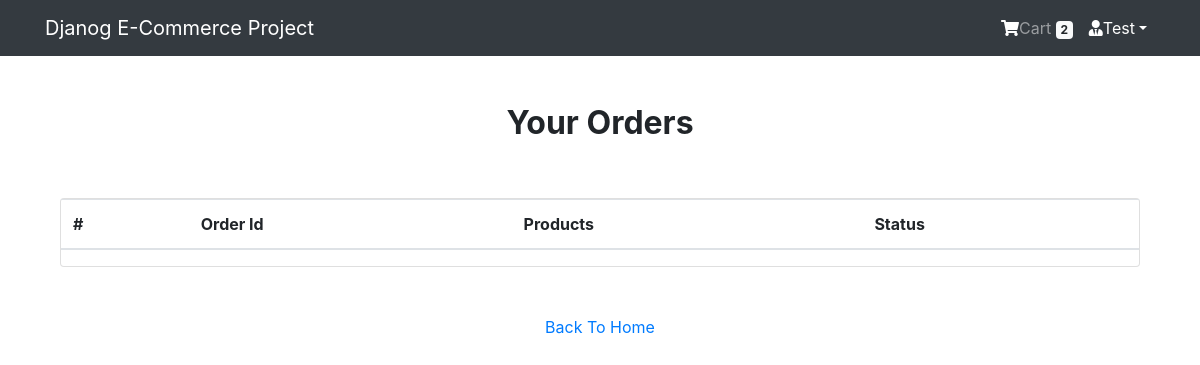
Page /payment/orders/ (signed in) on the earlier database version.
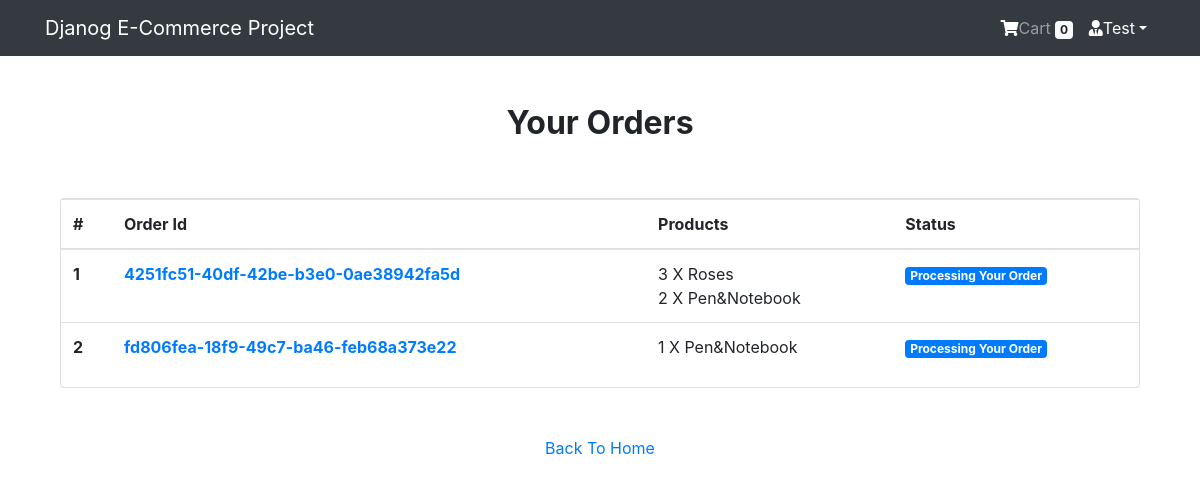
Same page on the later database version.
### App_Login/models.py (models this page shows, shortened)
class User(AbstractBaseUser, PermissionsMixin):
    email = models.EmailField(unique=True, null=False)
    is_staff = models.BooleanField(
        ugettext_lazy('staff status'),
        default=False,
        help_text=ugettext_lazy(
            'Designates whether the user can log in this site')
    )
    is_active = models.BooleanField(
        ugettext_lazy('active'),
        default=True,
        help_text=ugettext_lazy(
            'Designates whether this user should be treated as active. Unselect this instead of deleting accounts')
    )
    USERNAME_FIELD = 'email'
    objects = MyUserManager()

class Profile(models.Model):
    user = models.OneToOneField(
        User, on_delete=models.CASCADE, related_name='profile')
    username = models.CharField(max_length=264, blank=True)
    full_name = models.CharField(max_length=264, blank=True)
    address_1 = models.TextField(max_length=300, blank=True)
    city = models.CharField(max_length=40, blank=True)
    zipcode = models.CharField(max_length=10, blank=True)
    country = models.CharField(max_length=50, blank=True)
    phone = models.CharField(max_length=20, blank=True)
    date_joined = models.DateTimeField(auto_now_add=True)

### App_Order/models.py (models this page shows, shortened)
class Order(models.Model):
    orderitems = models.ManyToManyField(Cart)
    user = models.ForeignKey(settings.AUTH_USER_MODEL, on_delete=models.CASCADE)
    ordered = models.BooleanField(default=False)
    created = models.DateTimeField(auto_now_add=True)
    paymentId = models.CharField(max_length=264, blank=True, null=True)
    orderId = models.CharField(max_length=200, blank=True, null=True)

class Cart(models.Model):
    user = models.ForeignKey(settings.AUTH_USER_MODEL, on_delete=models.CASCADE, related_name='cart')
    item = models.ForeignKey(Product, on_delete=models.CASCADE, related_name='cart')
    quantity = models.IntegerField(default=1)
    purchased = models.BooleanField(default=False)
    created = models.DateTimeField(auto_now_add=True)
    updated = models.DateTimeField(auto_now=True)
    def __str__(self):
        return f'{self.quantity} X {self.item}'

### App_Shop/models.py (models this page shows)
class Product(models.Model):
    mainimage = models.ImageField(upload_to='Products')
    name = models.CharField(max_length=264)
    category = models.ForeignKey(Category, on_delete=models.CASCADE, related_name='category')
    preview_text = models.TextField(max_length=200, verbose_name='Preview Text')
    detail_text = models.TextField(max_length=1000, verbose_name='Description')
    price = models.FloatField()
    old_price = models.FloatField(default=0.0)
    created = models.DateTimeField(auto_now_add=True)
    def __str__(self):
        return self.name
    class Meta:
        ordering = ['-created',]

### App_Payment/views.py (the view)
# urls.py: path('orders/', views.order_view, name='orders'),
@login_required
def order_view(request):
    try:
        orders = Order.objects.filter(user=request.user, ordered=True)
        context = {'orders':orders}
    except:
        messages.warning(request, "You do not have an active order.")
        return redirect("App_Shop:home")
    return render(request,'App_Payment/order.html',context=context)

### App_Order/templatetags/cart_tag.py (called while the page is built)
@register.filter
def cart_total(user):
    order = Order.objects.filter(user=user, ordered=False)
    if order.exists():
        return order[0].orderitems.count()
    else:
        return 0

### templates/App_Payment/order.html
{%extends 'base.html' %}
{% block body_block %}
<div class="container mt-5">
  <h2 class="text-center"><strong>Your Orders</strong></h2>
  <div class="row">
    <div class="col-md-12">
      <div class="card mt-5" style="height:auto">
        <div class="table-responsive">
          <table class='table'>
            <thead>
              <tr>
                <th scope='col'>#</th>
                <th scope='col'>Order Id</th>
                <th scope='col'>Products</th>
                <th scope='col'>Status</th>
              </tr>
            </thead>
            <tbody>
              {% for order in orders %}
              <tr>
                <th scope="row">{{forloop.counter}}</th>
                <th><a href="#">{{order.orderId}}</a></th>
                <td>
                  {% for item in order.orderitems.all %}
                  {{item}}
                  <br>
                  {% endfor %}
                </td>
                <td><span class="badge badge-primary">Processing Your Order</span></td>
              </tr>
              {% endfor %}
            </tbody>
          </table>
        </div>
      </div>
    </div>
    <div class="col-md-12 my-5 text-center">
      <a href="{% url 'App_Shop:home'%}">Back To Home</a>
    </div>
  </div>
</div>
{% endblock %}

### templates/base.html (shortened to what this page needs)
{% load static %}
<!DOCTYPE html>
<html lang="en" dir="ltr">
<head>
  <link rel="stylesheet" href="https://stackpath.bootstrapcdn.com/bootstrap/4.3.1/css/bootstrap.min.css">
  <link href="https://cdnjs.cloudflare.com/ajax/libs/font-awesome/5.10.2/css/all.css" rel="stylesheet">
  <link rel="stylesheet" href="{% static 'css/main.css' %}">
</head>
<body>
  {% include 'navbar.html' %}
  <div class="container">
    {% block body_block %} {% endblock %}
  </div>
</body>
</html>

### templates/navbar.html (shortened to what this page needs)
{% load cart_tag %}
<nav class="navbar navbar-expand-sm navbar-dark bg-dark">
  <div class="container">
    <a href="{% url 'App_Shop:home'%}" class="navbar-brand">Djanog E-Commerce Project</a>
  <div class="collapse navbar-collapse" id="navbarNav">
    <ul class="navbar-nav ml-auto">
      {% if request.user.is_authenticated %}
        <li class="nav-item text-light">
          <a href="{% url 'App_Order:cart' %}" class="nav-link">
        <i style="color:white" class="fa fa-shopping-cart"></i>Cart
        <span class="badge badge-light">{{request.user|cart_total}}</span>
      </a>
      </li>
      <li class="nav-item dropdown">
        <a style="color:white" class="nav-link dropdown-toggle" href="#" id="navbarDropdown" role="button" data-toggle="dropdown" aria-haspopup="true" aria-expanded="false"><i class="fas fa-user-tie"></i>{{request.user.profile.username}}</a>
      </li>
      {% else %}
      <li class='nav-item'>
        <a href="{% url 'App_Login:login'%}" class="btn btn-primary">Login</a>
      </li>
      {% endif %}
    </ul>
  </div>
  </div>
</nav>

### templates/base.html (style rules this page uses)
.card { height: 350px; }

Differences in the rows shown:
changed User "Test": user|cart_total "2" → "0"
now on this page (row edited): Order: orderId "4251fc51-40df-42be-b3e0-0ae38942fa5d"
now on this page (row edited): Cart: quantity+item "3 X Roses", shown under "4251fc51-40df-42be-b3e0-0ae38942fa5d"
now on this page (row edited): Cart: quantity+item "2 X Pen&Notebook", shown under "4251fc51-40df-42be-b3e0-0ae38942fa5d"
added Order: orderId "fd806fea-18f9-49c7-ba46-feb68a373e22"
added Cart: quantity+item "1 X Pen&Notebook", shown under "fd806fea-18f9-49c7-ba46-feb68a373e22"
